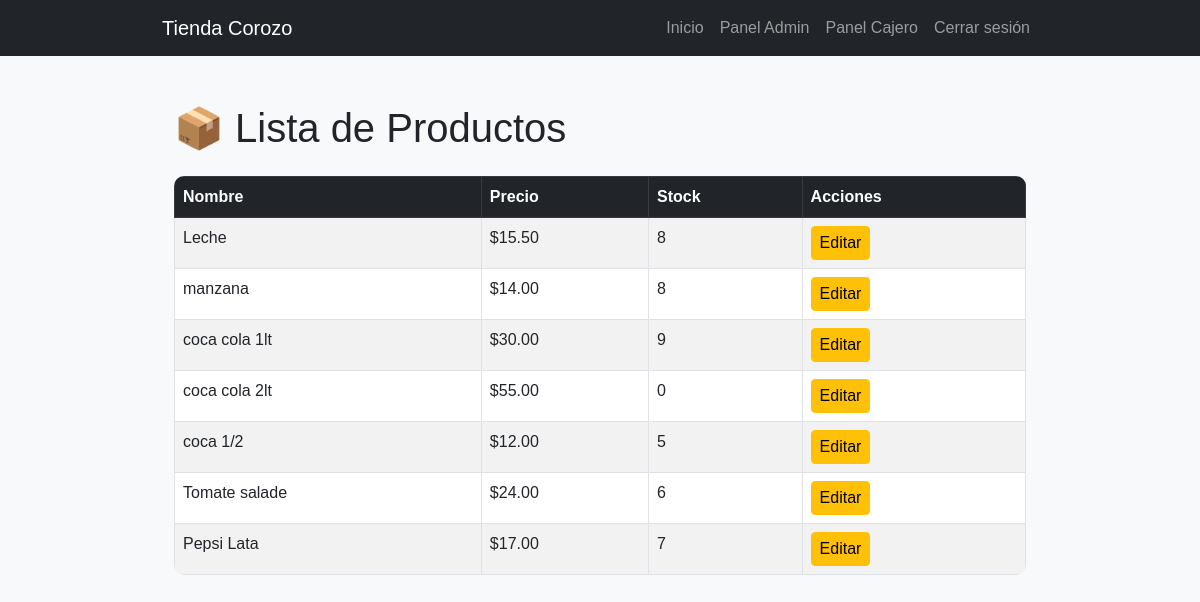
Screenshot of /productos/ (signed in) with the database file from the repository.
### tasks/models.py (models this page shows, shortened)
class Producto(models.Model):
    nombre = models.CharField(max_length=100)
    descripcion = models.TextField(default='Sin descripción')
    precio = models.DecimalField(max_digits=10, decimal_places=2)
    stock = models.IntegerField(default=0)
    codigo_barras = models.CharField(
        max_length=13,
        unique=True,
        validators=[codigo_barras_validator]
    )
    alerta_stock_enviada = models.BooleanField(default=False)
    proveedor = models.ForeignKey('Proveedor', on_delete=models.CASCADE, null=True, blank=True)
    imagen = models.ImageField(upload_to='productos/', blank=True, null=True)

### tasks/decorators.py (the view)
        @login_required
        def _wrapped_view(request, *args, **kwargs):
            try:
                usuario = Usuario.objects.get(user=request.user)
                if usuario.rol.nombre_rol in lista_roles or request.user.is_superuser:
                    return view_func(request, *args, **kwargs)
            except Usuario.DoesNotExist:
                pass
            return redirect('no_autorizado')

### tasks/context_processors.py (called while the page is built)
def rol_usuario(request):
    if request.user.is_authenticated:
        try:
            return {'user_rol': request.user.usuario.rol.nombre_rol}
        except:
            return {'user_rol': None}
    return {'user_rol': None}

### tasks/views.py (called while the page is built)
@roles_permitidos(['Administrador', 'Cajero', 'Ventas', 'Gerente'])
def lista_productos(request):
    productos = Producto.objects.all()
    return render(request, 'lista_productos.html', {'productos': productos})

### tasks/templates/lista_productos.html
{% extends 'base.html' %}
{% block content %}
<div class="container mt-5">
  <h1 class="mb-4">📦 Lista de Productos</h1>
  <table class="table table-bordered table-striped">
    <thead class="table-dark">
      <tr>
        <th>Nombre</th>
        <th>Precio</th>
        <th>Stock</th>
        <th>Acciones</th>
      </tr>
    </thead>
    <tbody>
      {% for p in productos %}
      <tr>
        <td>{{ p.nombre }}</td>
        <td>${{ p.precio }}</td>
        <td>{{ p.stock }}</td>
        <td>
          <a href="{% url 'editar_producto' p.id %}" class="btn btn-sm btn-warning">Editar</a>
        </td>
      </tr>
      {% empty %}
      <tr>
        <td colspan="4" class="text-center">No hay productos registrados.</td>
      </tr>
      {% endfor %}
    </tbody>
  </table>
</div>
{% endblock %}

### proyecto/tasks/static/css/base.css (style rules this page uses)
body { font-family: Arial, sans-serif; background-color: #f8f9fa; }
.container { max-width: 900px; margin: auto; }
.table { border-radius: 10px; overflow: hidden; }
.btn { font-size: 16px; }

### rows the page displays
Producto: nombre "Leche", precio "15.50", stock "8"
Producto: nombre "manzana", precio "14.00", stock "8"
Producto: nombre "coca cola 1lt", precio "30.00", stock "9"
Producto: nombre "coca cola 2lt", precio "55.00", stock "0"
Producto: nombre "coca 1/2", precio "12.00", stock "5"
Producto: nombre "Tomate salade", precio "24.00", stock "6"
Producto: nombre "Pepsi Lata", precio "17.00", stock "7"
